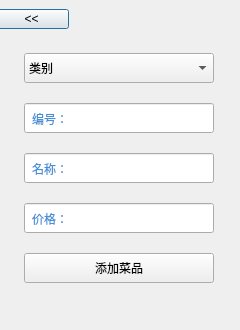
<?xml version="1.0" encoding="UTF-8"?>
<ui version="4.0">
 <class>ad_addmenu_Dialog</class>
 <widget class="QDialog" name="ad_addmenu_Dialog">
  <property name="geometry">
   <rect>
    <x>0</x>
    <y>0</y>
    <width>240</width>
    <height>330</height>
   </rect>
  </property>
  <property name="windowTitle">
   <string>添加菜品</string>
  </property>
  <widget class="QPushButton" name="back_pushButton">
   <property name="geometry">
    <rect>
     <x>-6</x>
     <y>9</y>
     <width>75</width>
     <height>20</height>
    </rect>
   </property>
   <property name="minimumSize">
    <size>
     <width>0</width>
     <height>20</height>
    </size>
   </property>
   <property name="maximumSize">
    <size>
     <width>75</width>
     <height>20</height>
    </size>
   </property>
   <property name="text">
    <string>&lt;&lt;</string>
   </property>
  </widget>
  <widget class="QWidget" name="layoutWidget">
   <property name="geometry">
    <rect>
     <x>24</x>
     <y>53</y>
     <width>192</width>
     <height>232</height>
    </rect>
   </property>
   <layout class="QVBoxLayout" name="verticalLayout">
    <property name="spacing">
     <number>20</number>
    </property>
    <item>
     <widget class="QComboBox" name="comboBox">
      <property name="minimumSize">
       <size>
        <width>190</width>
        <height>30</height>
       </size>
      </property>
      <property name="maximumSize">
       <size>
        <width>190</width>
        <height>30</height>
       </size>
      </property>
      <item>
       <property name="text">
        <string>类别</string>
       </property>
      </item>
      <item>
       <property name="text">
        <string>Cold Dish</string>
       </property>
      </item>
      <item>
       <property name="text">
        <string>Main Course</string>
       </property>
      </item>
      <item>
       <property name="text">
        <string>Soup</string>
       </property>
      </item>
     </widget>
    </item>
    <item>
     <widget class="QLineEdit" name="id_lineEdit">
      <property name="minimumSize">
       <size>
        <width>190</width>
        <height>30</height>
       </size>
      </property>
      <property name="maximumSize">
       <size>
        <width>190</width>
        <height>30</height>
       </size>
      </property>
      <property name="text">
       <string/>
      </property>
      <property name="alignment">
       <set>Qt::AlignCenter</set>
      </property>
     </widget>
    </item>
    <item>
     <widget class="QLineEdit" name="name_lineEdit">
      <property name="minimumSize">
       <size>
        <width>190</width>
        <height>30</height>
       </size>
      </property>
      <property name="maximumSize">
       <size>
        <width>190</width>
        <height>30</height>
       </size>
      </property>
      <property name="text">
       <string/>
      </property>
      <property name="alignment">
       <set>Qt::AlignCenter</set>
      </property>
     </widget>
    </item>
    <item>
     <widget class="QLineEdit" name="price_lineEdit">
      <property name="minimumSize">
       <size>
        <width>190</width>
        <height>30</height>
       </size>
      </property>
      <property name="maximumSize">
       <size>
        <width>190</width>
        <height>30</height>
       </size>
      </property>
      <property name="text">
       <string/>
      </property>
      <property name="alignment">
       <set>Qt::AlignCenter</set>
      </property>
     </widget>
    </item>
    <item>
     <widget class="QPushButton" name="add_pushButton">
      <property name="minimumSize">
       <size>
        <width>190</width>
        <height>30</height>
       </size>
      </property>
      <property name="maximumSize">
       <size>
        <width>190</width>
        <height>30</height>
       </size>
      </property>
      <property name="text">
       <string>添加菜品</string>
      </property>
     </widget>
    </item>
   </layout>
  </widget>
  <widget class="QLabel" name="label_2">
   <property name="geometry">
    <rect>
     <x>30</x>
     <y>109</y>
     <width>40</width>
     <height>20</height>
    </rect>
   </property>
   <property name="minimumSize">
    <size>
     <width>40</width>
     <height>20</height>
    </size>
   </property>
   <property name="styleSheet">
    <string notr="true">color: rgb(71, 143, 214);</string>
   </property>
   <property name="text">
    <string>编号：</string>
   </property>
   <property name="alignment">
    <set>Qt::AlignCenter</set>
   </property>
  </widget>
  <widget class="QLabel" name="label_3">
   <property name="geometry">
    <rect>
     <x>30</x>
     <y>159</y>
     <width>40</width>
     <height>20</height>
    </rect>
   </property>
   <property name="minimumSize">
    <size>
     <width>40</width>
     <height>20</height>
    </size>
   </property>
   <property name="styleSheet">
    <string notr="true">color: rgb(71, 143, 214);</string>
   </property>
   <property name="text">
    <string>名称：</string>
   </property>
   <property name="alignment">
    <set>Qt::AlignCenter</set>
   </property>
  </widget>
  <widget class="QLabel" name="label_6">
   <property name="geometry">
    <rect>
     <x>30</x>
     <y>209</y>
     <width>40</width>
     <height>20</height>
    </rect>
   </property>
   <property name="minimumSize">
    <size>
     <width>40</width>
     <height>20</height>
    </size>
   </property>
   <property name="styleSheet">
    <string notr="true">color: rgb(71, 143, 214);</string>
   </property>
   <property name="text">
    <string>价格：</string>
   </property>
   <property name="alignment">
    <set>Qt::AlignCenter</set>
   </property>
  </widget>
 </widget>
 <resources/>
 <connections/>
</ui>
